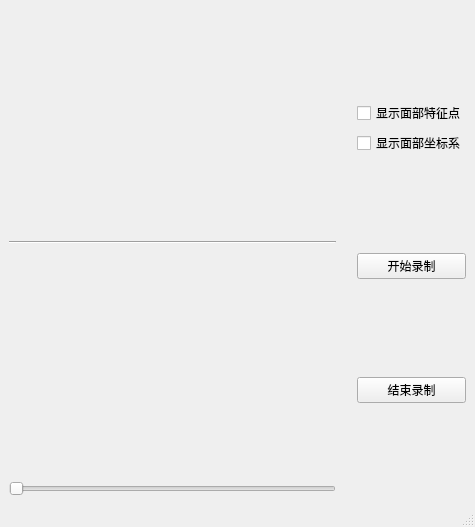
<?xml version="1.0" encoding="UTF-8"?>
<ui version="4.0">
 <class>MainWindow</class>
 <widget class="QMainWindow" name="MainWindow">
  <property name="geometry">
   <rect>
    <x>0</x>
    <y>0</y>
    <width>475</width>
    <height>527</height>
   </rect>
  </property>
  <property name="windowTitle">
   <string>MainWindow</string>
  </property>
  <widget class="QWidget" name="centralwidget">
   <layout class="QHBoxLayout" name="horizontalLayout_3">
    <item>
     <layout class="QVBoxLayout" name="verticalLayout_3">
      <property name="rightMargin">
       <number>15</number>
      </property>
      <item>
       <layout class="QHBoxLayout" name="horizontalLayout">
        <item>
         <widget class="QLabel" name="RGB_image">
          <property name="text">
           <string/>
          </property>
         </widget>
        </item>
       </layout>
      </item>
      <item>
       <widget class="Line" name="line_2">
        <property name="orientation">
         <enum>Qt::Horizontal</enum>
        </property>
       </widget>
      </item>
      <item>
       <layout class="QHBoxLayout" name="horizontalLayout_2">
        <item>
         <widget class="QLabel" name="depth_image">
          <property name="text">
           <string/>
          </property>
         </widget>
        </item>
       </layout>
      </item>
      <item>
       <widget class="QSlider" name="slider">
        <property name="orientation">
         <enum>Qt::Horizontal</enum>
        </property>
       </widget>
      </item>
     </layout>
    </item>
    <item>
     <layout class="QVBoxLayout" name="verticalLayout">
      <item>
       <layout class="QVBoxLayout" name="verticalLayout_2">
        <item>
         <widget class="QCheckBox" name="landmark_check">
          <property name="text">
           <string>显示面部特征点</string>
          </property>
         </widget>
        </item>
        <item>
         <widget class="QCheckBox" name="xyz_check">
          <property name="text">
           <string>显示面部坐标系</string>
          </property>
         </widget>
        </item>
       </layout>
      </item>
      <item>
       <widget class="QPushButton" name="OnButton">
        <property name="text">
         <string>开始录制</string>
        </property>
       </widget>
      </item>
      <item>
       <widget class="QPushButton" name="OffButton">
        <property name="text">
         <string>结束录制</string>
        </property>
       </widget>
      </item>
     </layout>
    </item>
   </layout>
  </widget>
  <widget class="QMenuBar" name="menubar">
   <property name="geometry">
    <rect>
     <x>0</x>
     <y>0</y>
     <width>475</width>
     <height>22</height>
    </rect>
   </property>
  </widget>
  <widget class="QStatusBar" name="statusbar"/>
 </widget>
 <resources/>
 <connections/>
</ui>
